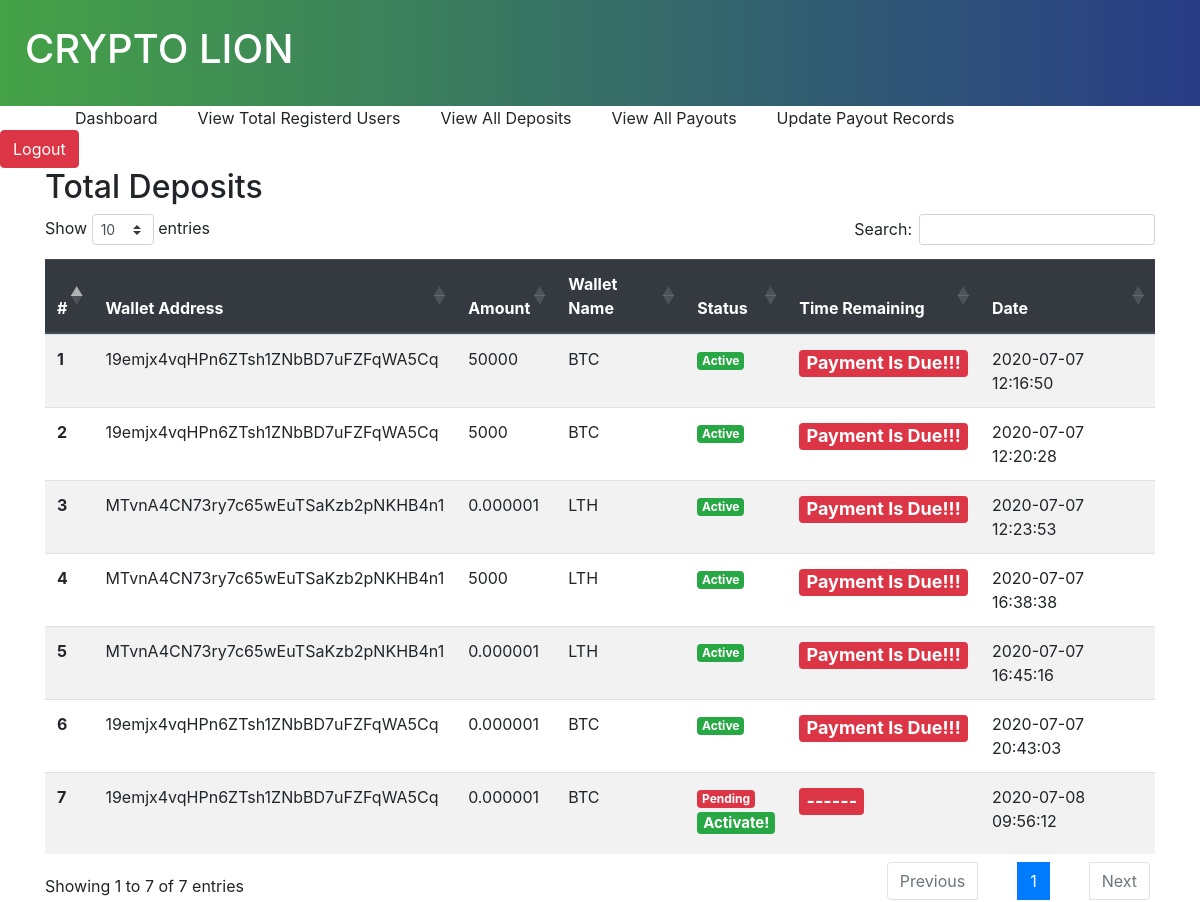
Page /admin/view_deposits.php (signed in) on the committed database.
### tables this page shows
CREATE TABLE `deposits` (
  `id` int(11) NOT NULL,
  `wallet_address` varchar(255) NOT NULL,
  `wallet_name` varchar(255) NOT NULL,
  `amount` varchar(255) NOT NULL,
  `status` varchar(255) NOT NULL,
  `date` datetime NOT NULL DEFAULT current_timestamp(),
  `date_activated` datetime NOT NULL DEFAULT current_timestamp()
);

### admin/view_deposits.php (the view, shortened to what this page needs)
<?php
include 'connection.php';
?>
<!DOCTYPE html>
<html lang="en">
<head>
    <link rel="stylesheet" href="https://cdnjs.cloudflare.com/ajax/libs/font-awesome/5.12.0-2/css/all.min.css" />
    <link rel="stylesheet" href="https://stackpath.bootstrapcdn.com/bootstrap/4.5.0/css/bootstrap.min.css">
    <link rel="stylesheet" href="./css/main.css">
    <link rel="stylesheet" href="https://cdn.datatables.net/1.10.21/css/dataTables.bootstrap4.min.css">
</head>
<body>
<div class="nav">
    <h1>CRYPTO LION</h1>
    </div>
    <ul>
    <a href=""><li>Dashboard</li></a>
    <a href="total_registerd.php"><li>View Total Registerd Users</li></a>
    <a href="view_deposits.php"><li>View All Deposits</li></a>
    <a href="view_payouts.php"><li>View All Payouts</li></a>
    <a href="update_payout.php"><li>Update Payout Records</li></a>
    </ul>
    <form action="logout.php" method="POST">
        <button class="btn btn-danger" name="logout" type="submit">Logout</button>
    </form>
    <div class="container">
    <h2>Total Deposits</h2>
    <table class="table table-striped" id="table">
  <thead class="thead-dark">
    <tr>
      <th scope="col">#</th>
      <th scope="col">Wallet Address</th>
      <th scope="col">Amount</th>
      <th scope="col">Wallet Name</th>
      <th scope="col">Status</th>
      <th scope="col">Time Remaining</th>
      <th scope="col">Date</th>
    </tr>
  </thead>
  <tbody>
  <?php
  $num =0;
$query = "SELECT * FROM `deposits`";
$result = mysqli_query($link, $query);
while ($row = mysqli_fetch_array($result)) {
    $num ++;
    ?>
    <tr>
      <th scope="row"><?php echo $num ?></th>
      <td><?php echo $row['wallet_address'] ?></td>
      <td><?php echo $row['amount'] ?></td>
      <td><?php echo $row['wallet_name'] ?></td>
      <td><?php if ($row['status'] === 'Pending') {
?>
 <span class="badge badge-danger">Pending</span>
 <a href="activate.php?row_id=<?php echo $row['id']; ?>"><h5 style="cursor: pointer;"><span class="badge badge-success">Activate!</span></h5></a>
<?php
      }
      else{
        echo '<span class="badge badge-success">Active</span>';
      } ?></td>
      <td>
      <?php
            if ($row['status'] === 'Active') {
              ?>
                <span class="<?php echo $row['id'] ?>"></span>
              <?php
            }else{
              echo "<h4><span class='badge badge-danger'>------</span></h4>";
            }
        ?>
      </td>
      <td><?php echo $row['date'] ?></td>
    </tr>
      <?php
}
  ?>
  </tbody>
</table>
    </div>
</body>
</html>

### admin/css/main.css (style rules this page uses)
.nav { background: #283c86; background: -webkit-gradient(linear, left top, right top, from(#45a247), to(#283c86)); background: linear-gradient(to right, #45a247, #283c86); color: white; width: 100%; padding: 25px; display: block; -webkit-box-align: center; -ms-flex-align: center; align-items: center; -webkit-box-pack: justify; -ms-flex-pack: justify; justify-content: space-between; }
ul { width: 100%; display: -webkit-box; display: -ms-flexbox; display: flex; -webkit-box-align: center; -ms-flex-align: center; align-items: center; margin: 0 auto; }
ul a { color: inherit; text-decoration: none; }
ul li { list-style: none; color: inherit; margin-left: 35px; margin-right: 5px; }

### rows in the picture
deposits: wallet_address "19emjx4vqHPn6ZTsh1ZNbBD7uFZFqWA5Cq", amount "50000", wallet_name "BTC", status "Active", date "2020-07-07 12:16:50"
deposits: wallet_address "19emjx4vqHPn6ZTsh1ZNbBD7uFZFqWA5Cq", amount "5000", wallet_name "BTC", status "Active", date "2020-07-07 12:20:28"
deposits: wallet_address "MTvnA4CN73ry7c65wEuTSaKzb2pNKHB4n1", amount "0.000001", wallet_name "LTH", status "Active", date "2020-07-07 12:23:53"
deposits: wallet_address "MTvnA4CN73ry7c65wEuTSaKzb2pNKHB4n1", amount "5000", wallet_name "LTH", status "Active", date "2020-07-07 16:38:38"
deposits: wallet_address "MTvnA4CN73ry7c65wEuTSaKzb2pNKHB4n1", amount "0.000001", wallet_name "LTH", status "Active", date "2020-07-07 16:45:16"
deposits: wallet_address "19emjx4vqHPn6ZTsh1ZNbBD7uFZFqWA5Cq", amount "0.000001", wallet_name "BTC", status "Active", date "2020-07-07 20:43:03"
deposits: wallet_address "19emjx4vqHPn6ZTsh1ZNbBD7uFZFqWA5Cq", amount "0.000001", wallet_name "BTC", date "2020-07-08 09:56:12"
